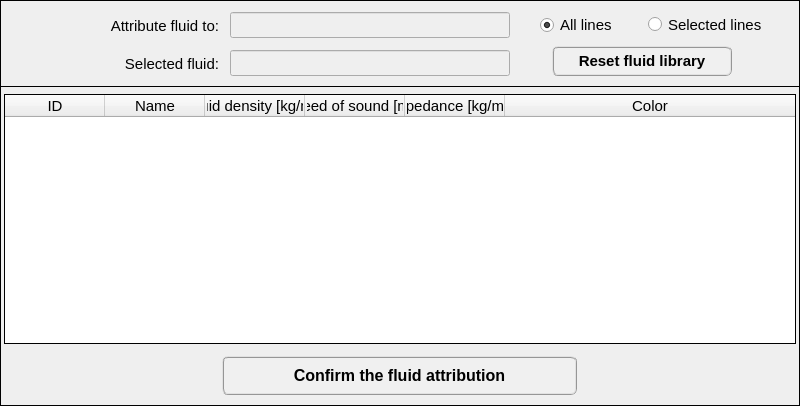
  <widget class="QFrame" name="frame_2">
   <property name="geometry">
    <rect>
     <x>0</x>
     <y>396</y>
     <width>800</width>
     <height>406</height>
    </rect>
   </property>
   <property name="minimumSize">
    <size>
     <width>800</width>
     <height>406</height>
    </size>
   </property>
   <property name="maximumSize">
    <size>
     <width>800</width>
     <height>406</height>
    </size>
   </property>
   <property name="frameShape">
    <enum>QFrame::Box</enum>
   </property>
   <property name="frameShadow">
    <enum>QFrame::Plain</enum>
   </property>
   <property name="lineWidth">
    <number>1</number>
   </property>
   <widget class="QTreeWidget" name="treeWidget_fluids">
    <property name="enabled">
     <bool>true</bool>
    </property>
    <property name="geometry">
     <rect>
      <x>4</x>
      <y>94</y>
      <width>792</width>
      <height>250</height>
     </rect>
    </property>
    <property name="minimumSize">
     <size>
      <width>792</width>
      <height>250</height>
     </size>
    </property>
    <property name="maximumSize">
     <size>
      <width>792</width>
      <height>250</height>
     </size>
    </property>
    <property name="font">
     <font>
      <family>MS Shell Dlg 2</family>
      <pointsize>10</pointsize>
      <weight>50</weight>
      <bold>false</bold>
     </font>
    </property>
    <property name="frameShape">
     <enum>QFrame::Panel</enum>
    </property>
    <property name="frameShadow">
     <enum>QFrame::Plain</enum>
    </property>
    <property name="lineWidth">
     <number>1</number>
    </property>
    <property name="midLineWidth">
     <number>0</number>
    </property>
    <property name="tabKeyNavigation">
     <bool>true</bool>
    </property>
    <property name="alternatingRowColors">
     <bool>true</bool>
    </property>
    <property name="indentation">
     <number>0</number>
    </property>
    <property name="itemsExpandable">
     <bool>true</bool>
    </property>
    <attribute name="headerVisible">
     <bool>true</bool>
    </attribute>
    <attribute name="headerCascadingSectionResizes">
     <bool>false</bool>
    </attribute>
    <attribute name="headerHighlightSections">
     <bool>false</bool>
    </attribute>
    <attribute name="headerShowSortIndicator" stdset="0">
     <bool>false</bool>
    </attribute>
    <column>
     <property name="text">
      <string>ID</string>
     </property>
     <property name="font">
      <font>
       <family>MS Shell Dlg 2</family>
       <pointsize>11</pointsize>
       <weight>50</weight>
       <bold>false</bold>
      </font>
     </property>
     <property name="textAlignment">
      <set>AlignCenter</set>
     </property>
     <property name="foreground">
      <brush brushstyle="SolidPattern">
       <color alpha="255">
        <red>0</red>
        <green>0</green>
        <blue>0</blue>
       </color>
      </brush>
     </property>
    </column>
    <column>
     <property name="text">
      <string>Name</string>
     </property>
     <property name="font">
      <font>
       <family>MS Shell Dlg 2</family>
       <pointsize>11</pointsize>
       <weight>50</weight>
       <bold>false</bold>
      </font>
     </property>
     <property name="textAlignment">
      <set>AlignCenter</set>
     </property>
     <property name="background">
      <color>
       <red>255</red>
       <green>255</green>
       <blue>255</blue>
      </color>
     </property>
     <property name="foreground">
      <brush brushstyle="SolidPattern">
       <color alpha="255">
        <red>0</red>
        <green>0</green>
        <blue>0</blue>
       </color>
      </brush>
     </property>
    </column>
    <column>
     <property name="text">
      <string>Fluid density [kg/m³]</string>
     </property>
     <property name="font">
      <font>
       <family>MS Shell Dlg 2</family>
       <pointsize>11</pointsize>
       <weight>50</weight>
       <bold>false</bold>
      </font>
     </property>
     <property name="textAlignment">
      <set>AlignCenter</set>
     </property>
     <property name="foreground">
      <brush brushstyle="SolidPattern">
       <color alpha="255">
        <red>0</red>
        <green>0</green>
        <blue>0</blue>
       </color>
      </brush>
     </property>
    </column>
    <column>
     <property name="text">
      <string>Speed of sound [m/s]</string>
     </property>
     <property name="font">
      <font>
       <family>MS Shell Dlg 2</family>
       <pointsize>11</pointsize>
       <weight>50</weight>
       <bold>false</bold>
      </font>
     </property>
     <property name="textAlignment">
      <set>AlignCenter</set>
     </property>
     <property name="foreground">
      <brush brushstyle="SolidPattern">
       <color alpha="255">
        <red>0</red>
        <green>0</green>
        <blue>0</blue>
       </color>
      </brush>
     </property>
    </column>
    <column>
     <property name="text">
      <string>Impedance [kg/m²s]</string>
     </property>
     <property name="font">
      <font>
       <family>MS Shell Dlg 2</family>
       <pointsize>11</pointsize>
       <weight>50</weight>
       <bold>false</bold>
      </font>
     </property>
     <property name="textAlignment">
      <set>AlignCenter</set>
     </property>
     <property name="foreground">
      <brush brushstyle="SolidPattern">
       <color alpha="255">
        <red>0</red>
        <green>0</green>
        <blue>0</blue>
       </color>
      </brush>
     </property>
    </column>
    <column>
     <property name="text">
      <string>Color</string>
     </property>
     <property name="font">
      <font>
       <family>MS Shell Dlg 2</family>
       <pointsize>11</pointsize>
       <weight>50</weight>
       <bold>false</bold>
      </font>
     </property>
     <property name="textAlignment">
      <set>AlignCenter</set>
     </property>
     <property name="foreground">
      <brush brushstyle="SolidPattern">
       <color alpha="255">
        <red>0</red>
        <green>0</green>
        <blue>0</blue>
       </color>
      </brush>
     </property>
    </column>
   </widget>
   <widget class="QPushButton" name="pushButton_confirm">
    <property name="geometry">
     <rect>
      <x>222</x>
      <y>356</y>
      <width>355</width>
      <height>39</height>
     </rect>
    </property>
    <property name="font">
     <font>
      <family>MS Shell Dlg 2</family>
      <pointsize>12</pointsize>
      <weight>75</weight>
      <italic>false</italic>
      <bold>true</bold>
     </font>
    </property>
    <property name="autoFillBackground">
     <bool>false</bool>
    </property>
    <property name="styleSheet">
     <string notr="true">QPushButton{border-radius: 6px; border-color: rgb(150, 150, 150); border-style: ridge; border-width: 2px; color: rgb(0, 0, 0); background-color: rgb(240, 240, 240); font: 75 bold 12pt &quot;MS Shell Dlg 2&quot;}
QPushButton:hover{border-radius: 6px; border-color: rgb(0, 170, 255); border-style: ridge; border-width: 2px; color: rgb(0, 0, 0); background-color: rgba(174, 213, 255, 100); font: 75 bold 12pt &quot;MS Shell Dlg 2&quot;}
QPushButton:pressed{border-radius: 6px; border-color: rgb(0, 170, 255); border-style: ridge; border-width: 3px; color: rgb(0, 0, 0); background-color: rgb(174, 213, 255); font: 75 bold 12pt &quot;MS Shell Dlg 2&quot;}</string>
    </property>
    <property name="text">
     <string>Confirm the fluid attribution</string>
    </property>
    <property name="shortcut">
     <string>Shift+C</string>
    </property>
    <property name="default">
     <bool>false</bool>
    </property>
   </widget>
   <widget class="QFrame" name="frame">
    <property name="geometry">
     <rect>
      <x>0</x>
      <y>0</y>
      <width>800</width>
      <height>87</height>
     </rect>
    </property>
    <property name="minimumSize">
     <size>
      <width>800</width>
      <height>87</height>
     </size>
    </property>
    <property name="maximumSize">
     <size>
      <width>800</width>
      <height>87</height>
     </size>
    </property>
    <property name="frameShape">
     <enum>QFrame::Box</enum>
    </property>
    <property name="frameShadow">
     <enum>QFrame::Plain</enum>
    </property>
    <property name="lineWidth">
     <number>1</number>
    </property>
    <widget class="QRadioButton" name="radioButton_selected_lines">
     <property name="geometry">
      <rect>
       <x>648</x>
       <y>12</y>
       <width>135</width>
       <height>25</height>
      </rect>
     </property>
     <property name="minimumSize">
      <size>
       <width>135</width>
       <height>25</height>
      </size>
     </property>
     <property name="maximumSize">
      <size>
       <width>135</width>
       <height>25</height>
      </size>
     </property>
     <property name="font">
      <font>
       <family>Arial</family>
       <pointsize>11</pointsize>
       <weight>50</weight>
       <italic>false</italic>
       <bold>false</bold>
       <stylestrategy>PreferAntialias</stylestrategy>
      </font>
     </property>
     <property name="text">
      <string>Selected lines</string>
     </property>
     <property name="checked">
      <bool>false</bool>
     </property>
    </widget>
    <widget class="QRadioButton" name="radioButton_all">
     <property name="geometry">
      <rect>
       <x>540</x>
       <y>12</y>
       <width>95</width>
       <height>26</height>
      </rect>
     </property>
     <property name="font">
      <font>
       <family>Arial</family>
       <pointsize>11</pointsize>
       <weight>50</weight>
       <italic>false</italic>
       <bold>false</bold>
       <stylestrategy>PreferAntialias</stylestrategy>
      </font>
     </property>
     <property name="text">
      <string>All lines</string>
     </property>
     <property name="checked">
      <bool>true</bool>
     </property>
    </widget>
    <widget class="QLabel" name="label">
     <property name="geometry">
      <rect>
       <x>22</x>
       <y>12</y>
       <width>197</width>
       <height>28</height>
      </rect>
     </property>
     <property name="font">
      <font>
       <family>MS Shell Dlg 2</family>
       <pointsize>11</pointsize>
       <weight>50</weight>
       <bold>false</bold>
      </font>
     </property>
     <property name="text">
      <string>&lt;html&gt;&lt;head/&gt;&lt;body&gt;&lt;p align=&quot;right&quot;&gt;Attribute fluid to:&lt;/p&gt;&lt;/body&gt;&lt;/html&gt;</string>
     </property>
     <property name="textFormat">
      <enum>Qt::AutoText</enum>
     </property>
     <property name="alignment">
      <set>Qt::AlignRight|Qt::AlignTrailing|Qt::AlignVCenter</set>
     </property>
    </widget>
    <widget class="QLineEdit" name="lineEdit_selected_ID">
     <property name="enabled">
      <bool>false</bool>
     </property>
     <property name="geometry">
      <rect>
       <x>230</x>
       <y>12</y>
       <width>280</width>
       <height>26</height>
      </rect>
     </property>
     <property name="minimumSize">
      <size>
       <width>280</width>
       <height>26</height>
      </size>
     </property>
     <property name="maximumSize">
      <size>
       <width>280</width>
       <height>26</height>
      </size>
     </property>
     <property name="font">
      <font>
       <family>MS Shell Dlg 2</family>
       <pointsize>11</pointsize>
       <weight>50</weight>
       <italic>false</italic>
       <bold>false</bold>
      </font>
     </property>
     <property name="focusPolicy">
      <enum>Qt::ClickFocus</enum>
     </property>
     <property name="styleSheet">
      <string notr="true"/>
     </property>
     <property name="text">
      <string/>
     </property>
     <property name="alignment">
      <set>Qt::AlignCenter</set>
     </property>
    </widget>
    <widget class="QLineEdit" name="lineEdit_selected_fluid_name">
     <property name="enabled">
      <bool>false</bool>
     </property>
     <property name="geometry">
      <rect>
       <x>230</x>
       <y>50</y>
       <width>280</width>
       <height>26</height>
      </rect>
     </property>
     <property name="minimumSize">
      <size>
       <width>280</width>
       <height>26</height>
      </size>
     </property>
     <property name="maximumSize">
      <size>
       <width>280</width>
       <height>26</height>
      </size>
     </property>
     <property name="font">
      <font>
       <family>MS Shell Dlg 2</family>
       <pointsize>11</pointsize>
       <weight>50</weight>
       <italic>false</italic>
       <bold>false</bold>
      </font>
     </property>
     <property name="focusPolicy">
      <enum>Qt::ClickFocus</enum>
     </property>
     <property name="styleSheet">
      <string notr="true"/>
     </property>
     <property name="text">
      <string/>
     </property>
     <property name="alignment">
      <set>Qt::AlignCenter</set>
     </property>
    </widget>
    <widget class="QLabel" name="label_3">
     <property name="geometry">
      <rect>
       <x>22</x>
       <y>50</y>
       <width>197</width>
       <height>28</height>
      </rect>
     </property>
     <property name="font">
      <font>
       <family>MS Shell Dlg 2</family>
       <pointsize>11</pointsize>
       <weight>50</weight>
       <bold>false</bold>
      </font>
     </property>
     <property name="text">
      <string>&lt;html&gt;&lt;head/&gt;&lt;body&gt;&lt;p align=&quot;right&quot;&gt;Selected fluid:&lt;/p&gt;&lt;/body&gt;&lt;/html&gt;</string>
     </property>
     <property name="textFormat">
      <enum>Qt::AutoText</enum>
     </property>
     <property name="alignment">
      <set>Qt::AlignRight|Qt::AlignTrailing|Qt::AlignVCenter</set>
     </property>
    </widget>
    <widget class="QPushButton" name="pushButton_reset_library">
     <property name="enabled">
      <bool>true</bool>
     </property>
     <property name="geometry">
      <rect>
       <x>552</x>
       <y>46</y>
       <width>180</width>
       <height>30</height>
      </rect>
     </property>
     <property name="minimumSize">
      <size>
       <width>180</width>
       <height>30</height>
      </size>
     </property>
     <property name="maximumSize">
      <size>
       <width>180</width>
       <height>30</height>
      </size>
     </property>
     <property name="font">
      <font>
       <family>MS Shell Dlg 2</family>
       <pointsize>11</pointsize>
       <weight>75</weight>
       <italic>false</italic>
       <bold>true</bold>
      </font>
     </property>
     <property name="cursor">
      <cursorShape>ArrowCursor</cursorShape>
     </property>
     <property name="toolTip">
      <string>&lt;html&gt;&lt;head/&gt;&lt;body&gt;&lt;p&gt;Reset the fluid library to default fluids.&lt;/p&gt;&lt;/body&gt;&lt;/html&gt;</string>
     </property>
     <property name="layoutDirection">
      <enum>Qt::LeftToRight</enum>
     </property>
     <property name="autoFillBackground">
      <bool>false</bool>
     </property>
     <property name="styleSheet">
      <string notr="true">QPushButton{border-radius: 6px; border-color: rgb(150, 150, 150); border-style: ridge; border-width: 2px; color: rgb(0, 0, 0); background-color: rgb(240, 240, 240); font: 75 bold 11pt &quot;MS Shell Dlg 2&quot;}
QPushButton:hover{border-radius: 6px; border-color: rgb(0, 170, 255); border-style: ridge; border-width: 2px; color: rgb(0, 0, 0); background-color: rgba(174, 213, 255, 100); font: 75 bold 11pt &quot;MS Shell Dlg 2&quot;}
QPushButton:pressed{border-radius: 6px; border-color: rgb(0, 170, 255); border-style: ridge; border-width: 3px; color: rgb(0, 0, 0); background-color: rgb(174, 213, 255); font: 75 bold 11pt &quot;MS Shell Dlg 2&quot;}</string>
     </property>
     <property name="text">
      <string>Reset fluid library</string>
     </property>
     <property name="shortcut">
      <string>Shift+A</string>
     </property>
     <property name="checkable">
      <bool>false</bool>
     </property>
     <property name="autoDefault">
      <bool>true</bool>
     </property>
     <property name="default">
      <bool>false</bool>
     </property>
     <property name="flat">
      <bool>false</bool>
     </property>
    </widget>
   </widget>
  </widget>
